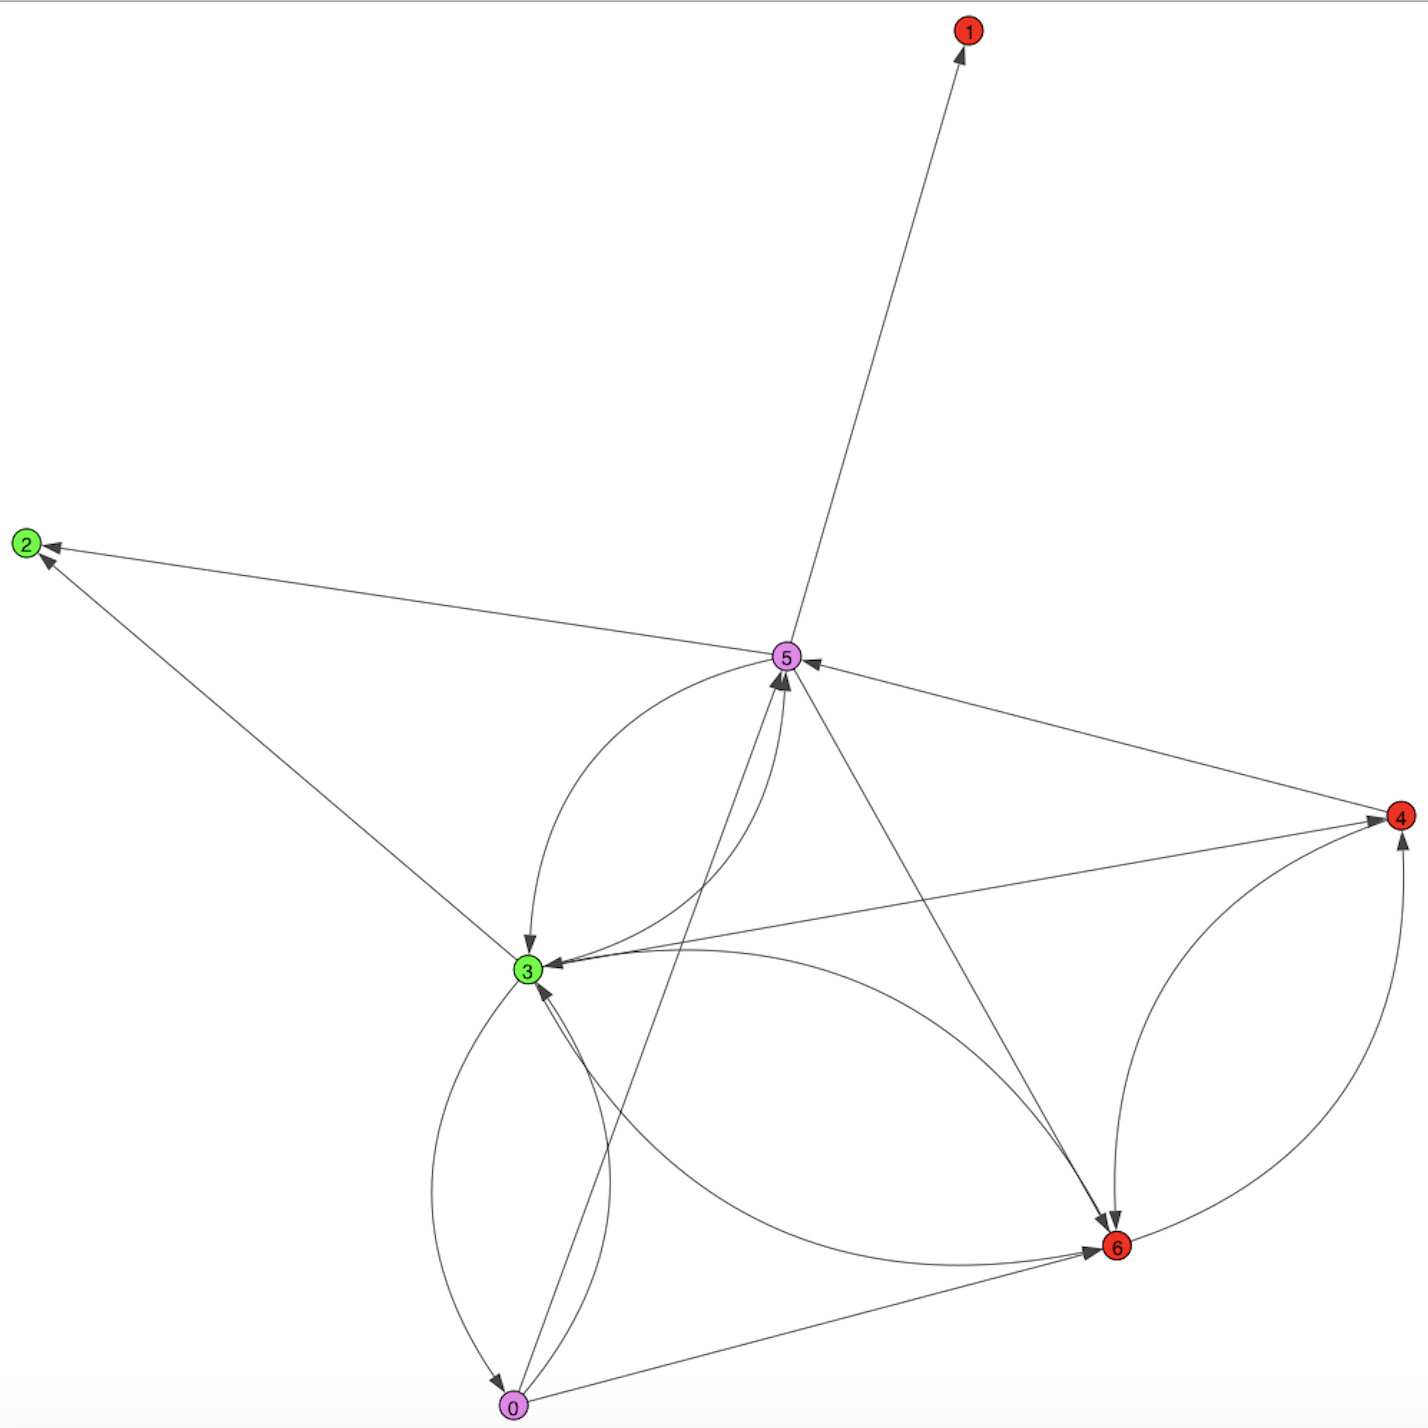

Recreate this plot in Python.
import igraph
import networkx as nx
import matplotlib.pyplot as plt
import pandas as pd
import networkx as nx
import csv
from operator import itemgetter
import igraph


with open('nodelist.csv', 'r') as nodecsv: # Open the file                       
    nodereader = csv.reader(nodecsv) # Read the csv  
    nodes = [n for n in nodereader] 

with open('edgelist.csv', 'r') as edgecsv: # Open the file
    edgereader = csv.reader(edgecsv) # Read the csv     
    edges = [tuple(e) for e in edgereader]

node_names = [int(x[0]) for x in nodes]
edge_names = [(int(x[0]), int(x[1])) for x in edges]

vertices = node_names
edges = edge_names
types = [x[1] for x in nodes]
g = igraph.Graph( vertex_attrs = {"label":vertices}, edges=edges, directed=True)
g.vs["type"] = types
color_dict = {"A": "red", "B": "green", "C" : "violet"}
z=g.layout('kk')
igraph.plot(g, layout = z, vertex_color = [color_dict[type] for type in g.vs['type']], bbox = (1000, 1000))
